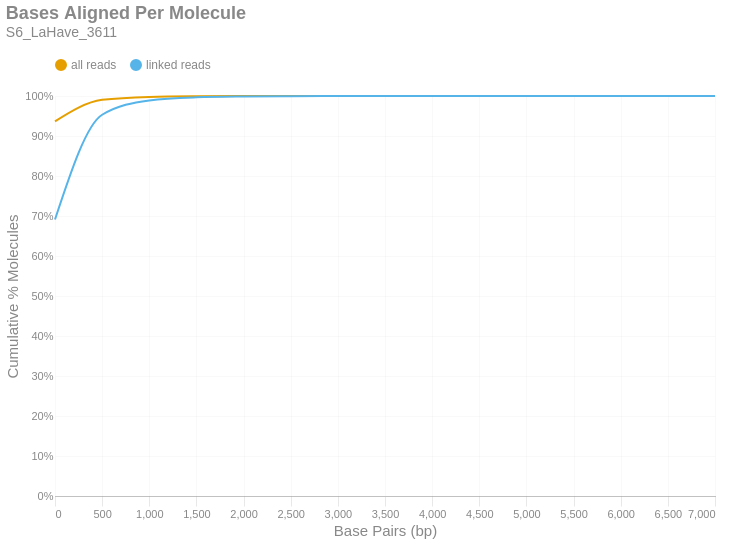

Write notebook code for a chart like this one.
### Markdown cell above
### Bases Aligned Per Molecule
This is a cumulative frequency distribution showing the number of base pairs aligned per unique molecule. These data are shown in 500 bp bins. There are two distributions: one with `all reads` (yellow) and another with only `linked reads` (blue). The percent of molecules in the `linked reads` distribution is relative to the total number of linked molecules.

### Code cell
if SKIPLR:
    print_html(f"Skipped")
else:
    binned_df = consolidated_hist(valids['aligned_bp'], mask, 500, True)
    with SafeRender(binned_df):
        (
            density_plot(binned_df, 'Bases Aligned Per Molecule', samplename, 'basesper')
            .encode(
                x=alt.X('bin:Q', title="Base Pairs (bp)").axis(tickMinStep=500).scale(padding=0),
                y=alt.Y('value:Q', title='Cumulative % Molecules')
                    .axis(format='%')
                    .scale(domain = [0,1])
                    .stack(False),
                color=alt.Color("key:N").scale(domain = ["all reads", "linked reads"]),
                tooltip = [
                    alt.Tooltip("key:N", title = "Data Type"),
                    alt.Tooltip("range_label:N", title="Bases Aligned Per Molecule"),
                    alt.Tooltip("value:Q", format = ".2%", title="% Molecules (Cum.)")
                ]
            )
        ).display()

### Figure 1 — Vega-Lite specification as saved in the notebook (floating-point values rounded to 4 significant figures)
{"width": "container", "height": 400, "config": {"title": {"anchor": "start", "dy": -15, "fontSize": 18, "color": "#888888", "subtitleColor": "#888888", "subtitleFontSize": 14}, "arc": {"fill": "#0072B2"}, "axis": {"domainColor": "#888888", "domainWidth": 0.5, "gridWidth": 0.2, "grid": false, "titleFontWeight": 400, "titleFontSize": 15, "labelFontSize": 11, "labelColor": "#888888", "tickColor": "#888888", "tickWidth": 0.2, "titleColor": "#888888"}, "axisBand": {"grid": false}, "axisX": {"grid": true, "tickSize": 10, "domainCap": "round"}, "axisY": {"domain": false, "grid": true, "tickSize": 0, "domainCap": "round"}, "background": "transparent", "header": {"labelFontSize": 15, "labelColor": "#888888", "titleFontSize": 15, "titleFontWeight": 600, "titleColor": "#888888"}, "legend": {"labelFont": "sans-serif", "labelFontSize": 12, "labelColor": "#888888", "symbolSize": 100, "symbolType": "circle", "titleFontSize": 12, "titlePadding": 10, "titleColor": "#888888", "title": null, "orient": "top"}, "range": {"category": ["#E69F00", "#56B4E9", "#009E73", "#F0E442", "#0072B2", "#D55E00", "#CC79A7", "#000000"], "diverging": ["#cfe8f3", "#a2d4ec", "#73bfe2", "#46abdb", "#1696d2", "#12719e"]}, "area": {"fill": "#0072B2", "fillOpacity": 0.7, "line": true, "strokeOpacity": 0.7}, "line": {"color": "#0072B2", "stroke": "#0072B2", "strokeWidth": 2}, "trail": {"color": "#0072B2", "stroke": "#0072B2", "strokeWidth": 0, "size": 1}, "point": {"filled": true, "fillOpacity": 1.0, "size": 95}, "text": {"color": "#888888", "fontSize": 11, "align": "right", "fontWeight": 400, "size": 11}, "bar": {"fill": "#0072B2", "stroke": null}, "view": {"stroke": null, "continuousWidth": 660, "continuousHeight": 400}}, "data": {"name": "data-68d69630d6f77c00eac72b72661766a7"}, "mark": {"type": "line", "interpolate": "monotone", "point": {"opacity": 0, "size": 275}}, "encoding": {"color": {"field": "key", "scale": {"domain": ["all reads", "linked reads"]}, "type": "nominal"}, "tooltip": [{"field": "key", "title": "Data Type", "type": "nominal"}, {"field": "range_label", "title": "Bases Aligned Per Molecule", "type": "nominal"}, {"field": "value", "format": ".2%", "title": "% Molecules (Cum.)", "type": "quantitative"}], "x": {"axis": {"tickMinStep": 500}, "field": "bin", "scale": {"padding": 0}, "title": "Base Pairs (bp)", "type": "quantitative"}, "y": {"axis": {"format": "%"}, "field": "value", "scale": {"domain": [0, 1]}, "stack": false, "title": "Cumulative % Molecules", "type": "quantitative"}}, "params": [{"name": "param_c36ac31b6afebe62", "select": {"type": "point", "fields": ["key"]}, "bind": "legend"}], "title": {"text": "Bases Aligned Per Molecule", "subtitle": "S6_LaHave_3611"}, "transform": [{"fold": ["all reads (cumsum)", "linked reads (cumsum)"]}, {"calculate": "replace(datum.key, ' (cumsum)', '')", "as": "key"}, {"filter": {"param": "param_c36ac31b6afebe62"}}], "usermeta": {"embedOptions": {"downloadFileName": "S6_LaHave_3611.basesper"}}, "$schema": "https://vega.github.io/schema/vega-lite/v6.1.0.json", "datasets": {"data-68d69630d6f77c00eac72b72661766a7": [{"bin": "0.0", "interval": "0.0-500.0", "all reads": 0.9366, "linked reads": 0.6912, "all reads (cumsum)": 0.9366, "linked reads (cumsum)": 0.6912, "range_label": "0-499"}, {"bin": "500.0", "interval": "500.0-1000.0", "all reads": 0.05381, "linked reads": 0.2618, "all reads (cumsum)": 0.9904, "linked reads (cumsum)": 0.9531, "range_label": "500-999"}, {"bin": "1000.0", "interval": "1000.0-1500.0", "all reads": 0.007371, "linked reads": 0.03596, "all reads (cumsum)": 0.9978, "linked reads (cumsum)": 0.989, "range_label": "1000-1499"}, {"bin": "1500.0", "interval": "1500.0-2000.0", "all reads": 0.00159, "linked reads": 0.007759, "all reads (cumsum)": 0.9993, "linked reads (cumsum)": 0.9968, "range_label": "1500-1999"}, {"bin": "2000.0", "interval": "2000.0-2500.0", "all reads": 0.0004363, "linked reads": 0.002129, "all reads (cumsum)": 0.9998, "linked reads (cumsum)": 0.9989, "range_label": "2000-2499"}, {"bin": "2500.0", "interval": "2500.0-3000.0", "all reads": 0.0001439, "linked reads": 0.0007021, "all reads (cumsum)": 0.9999, "linked reads (cumsum)": 0.9996, "range_label": "2500-2999"}, {"bin": "3000.0", "interval": "3000.0-3500.0", "all reads": 4.42e-05, "linked reads": 0.0002156, "all reads (cumsum)": 1.0, "linked reads (cumsum)": 0.9998, "range_label": "3000-3499"}, {"bin": "3500.0", "interval": "3500.0-4000.0", "all reads": 2.053e-05, "linked reads": 0.0001001, "all reads (cumsum)": 1.0, "linked reads (cumsum)": 0.9999, "range_label": "3500-3999"}, {"bin": "4000.0", "interval": "4000.0-4500.0", "all reads": 6.955e-06, "linked reads": 3.393e-05, "all reads (cumsum)": 1.0, "linked reads (cumsum)": 1.0, "range_label": "4000-4499"}, {"bin": "4500.0", "interval": "4500.0-5000.0", "all reads": 3.589e-06, "linked reads": 1.751e-05, "all reads (cumsum)": 1.0, "linked reads (cumsum)": 1.0, "range_label": "4500-4999"}, {"bin": "5000.0", "interval": "5000.0-5500.0", "all reads": 8.974e-07, "linked reads": 4.378e-06, "all reads (cumsum)": 1.0, "linked reads (cumsum)": 1.0, "range_label": "5000-5499"}, {"bin": "5500.0", "interval": "5500.0-6000.0", "all reads": 4.487e-07, "linked reads": 2.189e-06, "all reads (cumsum)": 1.0, "linked reads (cumsum)": 1.0, "range_label": "5500-5999"}, {"bin": "6000.0", "interval": "6000.0-6500.0", "all reads": 1.122e-07, "linked reads": 5.473e-07, "all reads (cumsum)": 1.0, "linked reads (cumsum)": 1.0, "range_label": "6000-6499"}, {"bin": "6500.0", "interval": "6500.0-7000.0", "all reads": 2.243e-07, "linked reads": 1.095e-06, "all reads (cumsum)": 1.0, "linked reads (cumsum)": 1.0, "range_label": "6500-6999"}, {"bin": "7000.0", "interval": "7000.0-7500.0", "all reads": 1.122e-07, "linked reads": 5.473e-07, "all reads (cumsum)": 1.0, "linked reads (cumsum)": 1.0, "range_label": "7000-7499"}]}}
